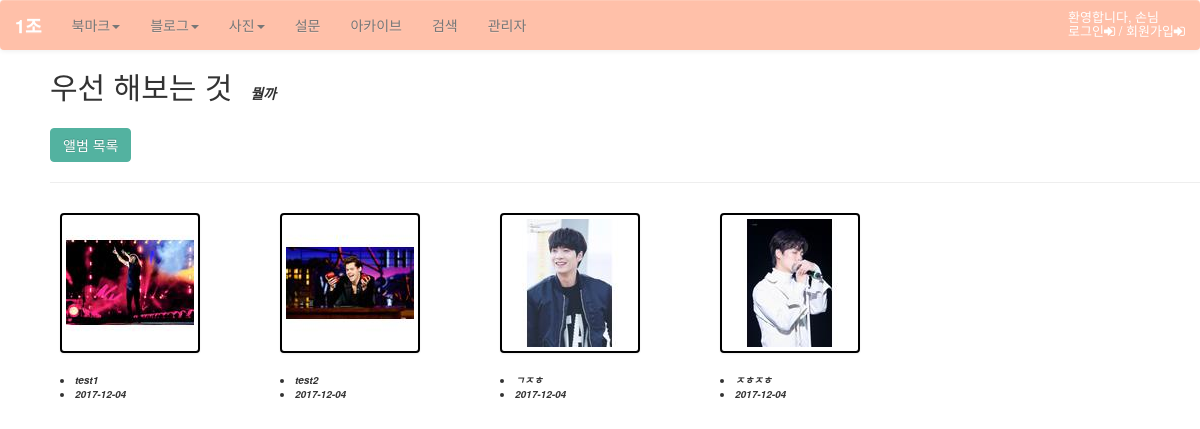
/photo/album/1/, run on the app's committed database.
### photo/models.py (models this page shows, shortened)
@python_2_unicode_compatible
class Album(models.Model):
    name = models.CharField(max_length=50)
    description = models.CharField('One Line Description', max_length=100, blank=True)
    owner = models.ForeignKey(User, null=True)
    class Meta:
        ordering = ['name']

@python_2_unicode_compatible
class Photo(models.Model):
    album = models.ForeignKey(Album)
    title = models.CharField(max_length=50)
    image = ThumbnailImageField(upload_to='photo/%Y/%m')
    description = models.TextField('Photo Description', blank=True)
    upload_date = models.DateTimeField('Upload Date', auto_now_add=True)
    owner = models.ForeignKey(User, null=True)
    class Meta:
        ordering = ['title']
    def get_absolute_url(self):
        return reverse('photo:photo_detail', args=(self.id,))

### photo/views.py (the view)
# urls.py: url(r'^album/(?P<pk>\d+)/$', AlbumDV.as_view(), name='album_detail'),
class AlbumDV(DetailView):
    model = Album

### photo/fields.py (called while the page is built)
def _add_thumb(s):
    parts = s.split(".")
    parts.insert(-1, "thumb")
    if parts[-1].lower() not in ['jpeg', 'jpg']:
        parts[-1] = 'jpg'
    return ".".join(parts)

    def _get_thumb_url(self):
        return _add_thumb(self.url)

### photo/templates/photo/album_detail.html (shortened to what this page needs)
{% extends "base.html" %}
{% load staticfiles %}
{% block extrastyle %}{% static "photo/photo.css" %}{% endblock %}
{% block content %}
<div id="content">
    <h2 style="display:inline-block">{{ object.name }}</h2>
    &emsp;<b><i>{{ object.description }}</i></b>
<div class="button">
  <a href="{% url 'photo:index' %}" class="btn btn-primary" role="button">앨범 목록</a>
</div>
    <hr/>
    <div class="album-detail">
        {% for photo in object.photo_set.all %}
        <div class="album-detail-photo">
            <a href="{{ photo.get_absolute_url }}">
            <img class="thumbnail" src="{{ photo.image.thumb_url }}" />
            </a>
            <li class="no">{{ photo.title }}</li>
            <li class="no">{{ photo.upload_date|date:"Y-m-d" }}</li>
        </div>
        {% endfor %}
    </div>
</div>
{% endblock %}

### static/css/base.css (style rules this page uses)
body { background: white; }
a, a:focus { color: #53B2A0; }
.btn-primary { background: #53B2A0; border: 1px solid #53B2A0; color: #fff; box-shadow: none; }
#content { margin-left: 50px; }
.button { margin-top: 15px; }

### photo/static/photo/photo.css (style rules this page uses)
div.album-detail { margin: 30px 10px; }
div.album-detail-photo { float: left; width: 220px; height: 220px; }
div.album-detail-photo > li { font-size: 10px; font-weight: bold; font-style: italic; }
img.thumbnail { border:2px solid #000; }

### data on the page
Album: name "우선 해보는 것", description "뭘까"
Photo: shows a picture, title "test1", upload_date "2017-12-04"
Photo: shows a picture, title "test2", upload_date "2017-12-04"
Photo: shows a picture, title "ㄱㅈㅎ", upload_date "2017-12-04"
Photo: shows a picture, title "ㅈㅎㅈㅎ", upload_date "2017-12-04"
